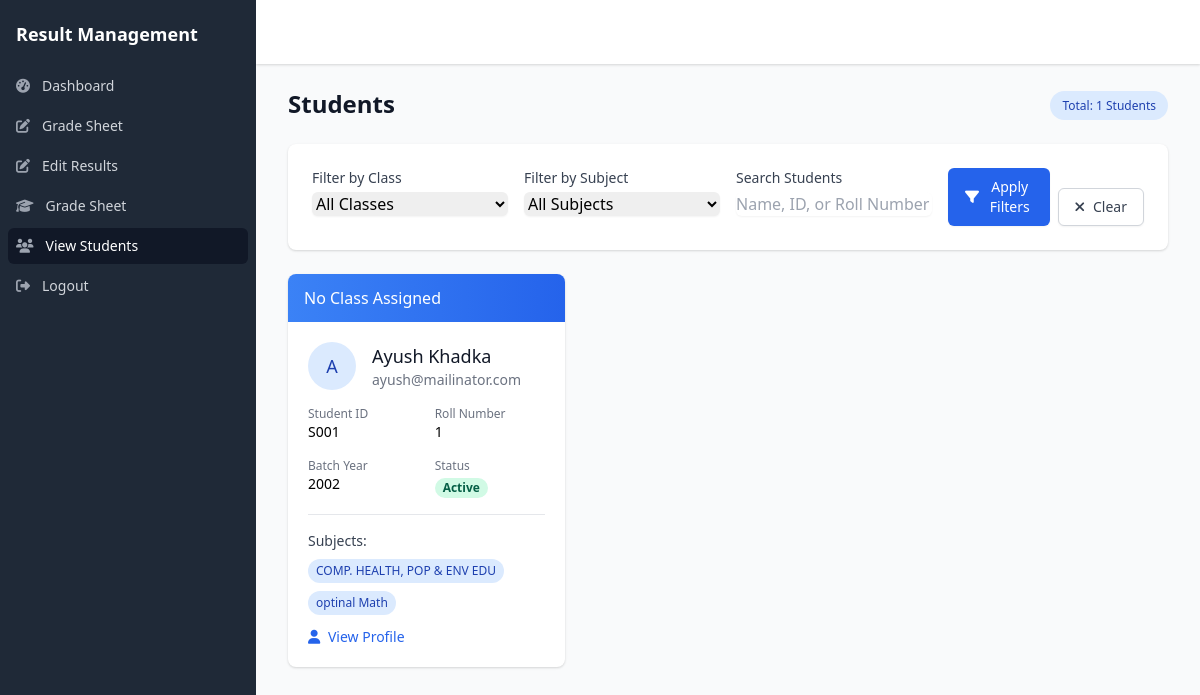
Screenshot of /Teacher/view_students.php (signed in) with the database file from the repository.
### tables this page shows
CREATE TABLE `students` (
  `student_id` varchar(20) NOT NULL,
  `user_id` int(11) NOT NULL,
  `roll_number` varchar(20) NOT NULL,
  `registration_number` varchar(30) NOT NULL,
  `class_id` int(11) DEFAULT NULL,
  `batch_year` year(4) NOT NULL,
  `date_of_birth` date DEFAULT NULL,
  `gender` enum('male','female','other') DEFAULT NULL,
  `address` text DEFAULT NULL,
  `phone` varchar(20) DEFAULT NULL,
  `parent_name` varchar(100) DEFAULT NULL,
  `parent_phone` varchar(20) DEFAULT NULL,
  `parent_email` varchar(100) DEFAULT NULL,
  `is_active` tinyint(1) NOT NULL DEFAULT 1,
  `created_at` timestamp NOT NULL DEFAULT current_timestamp(),
  `updated_at` timestamp NOT NULL DEFAULT current_timestamp() ON UPDATE current_timestamp(),
  `section_id` int(11) DEFAULT NULL
);

CREATE TABLE `users` (
  `user_id` int(11) NOT NULL,
  `username` varchar(50) NOT NULL,
  `password` varchar(255) NOT NULL,
  `full_name` varchar(100) NOT NULL,
  `email` varchar(100) NOT NULL,
  `gender` enum('male','female','other') DEFAULT NULL,
  `role` enum('admin','teacher','student') NOT NULL,
  `status` enum('active','inactive','pending','locked') DEFAULT 'active',
  `profile_image` varchar(255) DEFAULT NULL,
  `last_login` datetime DEFAULT NULL,
  `failed_login_attempts` int(11) NOT NULL DEFAULT 0,
  `last_failed_login` datetime DEFAULT NULL,
  `password_reset_token` varchar(100) DEFAULT NULL,
  `password_reset_expires` datetime DEFAULT NULL,
  `email_verified` tinyint(1) NOT NULL DEFAULT 0,
  `email_verification_token` varchar(100) DEFAULT NULL,
  `created_at` timestamp NOT NULL DEFAULT current_timestamp(),
  `updated_at` timestamp NOT NULL DEFAULT current_timestamp() ON UPDATE current_timestamp(),
  `phone` varchar(20) DEFAULT NULL,
  `address` varchar(255) DEFAULT NULL
);

CREATE TABLE `subjects` (
  `subject_id` varchar(20) NOT NULL,
  `subject_name` varchar(100) NOT NULL,
  `subject_code` varchar(20) DEFAULT NULL,
  `description` text DEFAULT NULL,
  `full_marks_theory` decimal(5,2) NOT NULL DEFAULT 100.00,
  `full_marks_practical` decimal(5,2) NOT NULL DEFAULT 0.00,
  `pass_marks_theory` decimal(5,2) NOT NULL DEFAULT 40.00,
  `pass_marks_practical` decimal(5,2) NOT NULL DEFAULT 0.00,
  `credit_hours` decimal(3,1) NOT NULL DEFAULT 1.0,
  `is_optional` tinyint(1) NOT NULL DEFAULT 0,
  `is_active` tinyint(1) NOT NULL DEFAULT 1,
  `created_at` timestamp NOT NULL DEFAULT current_timestamp(),
  `updated_at` timestamp NOT NULL DEFAULT current_timestamp() ON UPDATE current_timestamp()
);

### Teacher/view_students.php (the view, shortened to what this page needs)
<?php
include '../includes/db_connetc.php';
$teacher_id = $_SESSION['user_id'];
$teacher_record_id = '';
$stmt = $conn->prepare("SELECT teacher_id FROM teachers WHERE user_id = ?");
$stmt->bind_param("i", $teacher_id);
$stmt->execute();
$result = $stmt->get_result();
if ($row = $result->fetch_assoc()) {
   $teacher_record_id = $row['teacher_id'];
}
$class_filter = isset($_GET['class_id']) ? $_GET['class_id'] : '';
$search = isset($_GET['search']) ? $_GET['search'] : '';
$show_all = isset($_GET['show_all']) ? $_GET['show_all'] : 'no';
$subjects_query = "
   SELECT DISTINCT s.subject_id, s.subject_name
   FROM subjects s
   JOIN teachersubjects ts ON s.subject_id = ts.subject_id
   WHERE ts.teacher_id = ?
   ORDER BY s.subject_name
";
$subjects_stmt = $conn->prepare($subjects_query);
if ($subjects_stmt) {
   $subjects_stmt->bind_param("s", $teacher_record_id);
   $subjects_stmt->execute();
   $subjects_result = $subjects_stmt->get_result();
}
if ($show_all == 'yes') {
   $query = "
       SELECT u.user_id, u.full_name, u.email, u.status, u.phone,
              s.student_id, s.roll_number, s.batch_year,
              c.class_id, CONCAT(c.class_name, ' ', c.section) as class_name
       FROM users u
       JOIN students s ON u.user_id = s.user_id
       LEFT JOIN classes c ON s.class_id = c.class_id
       WHERE u.role = 'student'
   ";
   $params = [];
   $types = "";
   if (!empty($class_filter)) {
       $query .= " AND c.class_id = ?";
       $params[] = $class_filter;
       $types .= "s";
   }
} else {
   $query = "
       SELECT DISTINCT u.user_id, u.full_name, u.email, u.status, u.phone,
              s.student_id, s.roll_number, s.batch_year,
              c.class_id, CONCAT(c.class_name, ' ', c.section) as class_name
       FROM users u
       JOIN students s ON u.user_id = s.user_id
       JOIN classes c ON s.class_id = c.class_id
       JOIN teachersubjects ts ON c.class_id = ts.class_id
       WHERE u.role = 'student' AND ts.teacher_id = ?
   ";
   $params = [$teacher_record_id];
   $types = "s";
}
$query .= " ORDER BY c.class_name, s.roll_number";
$stmt = $conn->prepare($query);
if (!empty($types)) {
   $stmt->bind_param($types, ...$params);
}
$stmt->execute();
$result = $stmt->get_result();
$students = [];
while ($row = $result->fetch_assoc()) {
   $student_subjects_query = "
       SELECT DISTINCT s.subject_id, s.subject_name
       FROM subjects s
       JOIN teachersubjects ts ON s.subject_id = ts.subject_id
       WHERE ts.teacher_id = ? AND ts.class_id = ?
       ORDER BY s.subject_name
   ";
   $student_subjects_stmt = $conn->prepare($student_subjects_query);
   $student_subjects = [];
   if ($student_subjects_stmt) {
       $student_subjects_stmt->bind_param("ss", $teacher_record_id, $row['class_id']);
       $student_subjects_stmt->execute();
       $student_subjects_result = $student_subjects_stmt->get_result();
       while ($subject = $student_subjects_result->fetch_assoc()) {
           $student_subjects[] = $subject;
       }
   }
   $row['subjects'] = $student_subjects;
   $students[] = $row;
}
$total_students = count($students);
?>
<!DOCTYPE html>
<html lang="en">
<head>
   <link href="https://cdn.tailwindcss.com" rel="stylesheet">
   <link rel="stylesheet" href="https://cdnjs.cloudflare.com/ajax/libs/font-awesome/6.4.0/css/all.min.css">
</head>
<body class="bg-gray-50">
   <div class="flex h-screen overflow-hidden">
        <?php include 'includes/teacher_sidebar.php'; ?>
       <div class="flex flex-col flex-1 w-0 overflow-hidden">
           <div class="relative z-10 flex-shrink-0 flex h-16 bg-white shadow">
           </div>
           <main class="flex-1 relative overflow-y-auto focus:outline-none">
               <div class="py-6">
                   <div class="max-w-7xl mx-auto px-4 sm:px-6 md:px-8">
                       <div class="flex flex-col md:flex-row md:items-center md:justify-between mb-6">
                           <h1 class="text-2xl font-semibold text-gray-900">Students</h1>
                           <div class="mt-4 md:mt-0">
                               <span class="bg-blue-100 text-blue-800 text-xs font-medium px-3 py-1.5 rounded-full">
                                   Total: <?php echo $total_students; ?> Students
                               </span>
                           </div>
                       </div>
                       <div class="bg-white shadow rounded-lg p-6 mb-6">
                           <form action="view_students.php" method="GET" class="grid grid-cols-1 md:grid-cols-4 gap-4">
                               <div>
                                   <label for="class_id" class="block text-sm font-medium text-gray-700 mb-1">Filter by Class</label>
                                   <select id="class_id" name="class_id" class="w-full rounded-md border-gray-300 shadow-sm focus:border-blue-500 focus:ring focus:ring-blue-500 focus:ring-opacity-50">
                                       <option value="">All Classes</option>
                                   </select>
                               </div>
                               <div>
                                   <label for="subject_id" class="block text-sm font-medium text-gray-700 mb-1">Filter by Subject</label>
                                   <select id="subject_id" name="subject_id" class="w-full rounded-md border-gray-300 shadow-sm focus:border-blue-500 focus:ring focus:ring-blue-500 focus:ring-opacity-50">
                                       <option value="">All Subjects</option>
                                   </select>
                               </div>
                               <div>
                                   <label for="search" class="block text-sm font-medium text-gray-700 mb-1">Search Students</label>
                                   <input type="text" id="search" name="search" value="<?php echo htmlspecialchars($search); ?>" placeholder="Name, ID, or Roll Number" class="w-full rounded-md border-gray-300 shadow-sm focus:border-blue-500 focus:ring focus:ring-blue-500 focus:ring-opacity-50">
                               </div>
                               <div class="flex items-end">
                                   <button type="submit" class="inline-flex items-center px-4 py-2 border border-transparent text-sm font-medium rounded-md shadow-sm text-white bg-blue-600 hover:bg-blue-700 focus:outline-none focus:ring-2 focus:ring-offset-2 focus:ring-blue-500">
                                       <i class="fas fa-filter mr-2"></i> Apply Filters
                                   </button>
                                   <a href="view_students.php" class="ml-2 inline-flex items-center px-4 py-2 border border-gray-300 shadow-sm text-sm font-medium rounded-md text-gray-700 bg-white hover:bg-gray-50 focus:outline-none focus:ring-2 focus:ring-offset-2 focus:ring-blue-500">
                                       <i class="fas fa-times mr-2"></i> Clear
                                   </a>
                               </div>
                           </form>
                       </div>
                       <?php if (empty($students)): ?>
                           <div class="bg-white shadow rounded-lg p-8 text-center">
                               <div class="text-gray-500 mb-4">
                                   <i class="fas fa-user-graduate text-5xl"></i>
                               </div>
                               <h3 class="text-lg font-medium text-gray-900 mb-2">No Students Found</h3>
                               <p class="text-gray-500">There are no students matching your search criteria.</p>
                           </div>
                       <?php else: ?>
                           <div class="grid grid-cols-1 sm:grid-cols-2 lg:grid-cols-3 gap-6 mb-6">
                               <?php foreach ($students as $student): ?>
                                   <div class="bg-white shadow rounded-lg overflow-hidden transition-all duration-300 student-card">
                                       <div class="bg-gradient-to-r from-blue-500 to-blue-600 px-4 py-3 text-white">
                                           <h3 class="font-medium truncate">
                                               <?php echo !empty($student['class_name']) ? $student['class_name'] : 'No Class Assigned'; ?>
                                           </h3>
                                       </div>
                                       <div class="p-5">
                                           <div class="flex items-center mb-4">
                                               <div class="flex-shrink-0 h-12 w-12">
                                                   <span class="inline-flex items-center justify-center h-12 w-12 rounded-full bg-blue-100 text-blue-800">
                                                       <span class="text-lg font-medium"><?php echo substr($student['full_name'], 0, 1); ?></span>
                                                   </span>
                                               </div>
                                               <div class="ml-4">
                                                   <h4 class="text-lg font-medium text-gray-900"><?php echo $student['full_name']; ?></h4>
                                                   <p class="text-sm text-gray-500"><?php echo $student['email']; ?></p>
                                               </div>
                                           </div>
                                           <div class="grid grid-cols-2 gap-4 mb-4">
                                               <div>
                                                   <p class="text-xs text-gray-500">Student ID</p>
                                                   <p class="text-sm font-medium"><?php echo $student['student_id']; ?></p>
                                               </div>
                                               <div>
                                                   <p class="text-xs text-gray-500">Roll Number</p>
                                                   <p class="text-sm font-medium"><?php echo $student['roll_number']; ?></p>
                                               </div>
                                               <div>
                                                   <p class="text-xs text-gray-500">Batch Year</p>
                                                   <p class="text-sm font-medium"><?php echo $student['batch_year']; ?></p>
                                               </div>
                                               <div>
                                                   <p class="text-xs text-gray-500">Status</p>
                                                   <span class="px-2 inline-flex text-xs leading-5 font-semibold rounded-full
                                                       <?php echo $student['status'] == 'active' ? 'bg-green-100 text-green-800' : 'bg-red-100 text-red-800'; ?>">
                                                       <?php echo ucfirst($student['status']); ?>
                                                   </span>
                                               </div>
                                           </div>
                                           <div class="border-t border-gray-200 pt-4">
                                               <p class="text-sm font-medium text-gray-700 mb-2">Subjects:</p>
                                               <?php if (!empty($student['subjects'])): ?>
                                                   <div class="flex flex-wrap gap-2 mb-3">
                                                       <?php foreach ($student['subjects'] as $subject): ?>
                                                           <a href="student_results.php?student_id=<?php echo $student['student_id']; ?>&subject_id=<?php echo $subject['subject_id']; ?>"
                                                              class="px-2 py-1 bg-blue-100 text-blue-800 text-xs rounded-full hover:bg-blue-200">
                                                               <?php echo $subject['subject_name']; ?>
                                                           </a>
                                                       <?php endforeach; ?>
                                                   </div>
                                               <?php else: ?>
                                                   <p class="text-sm text-gray-500 mb-3">No subjects assigned</p>
                                               <?php endif; ?>
                                               <div class="flex justify-between">
                                                   <a href="student_profile.php?student_id=<?php echo $student['student_id']; ?>" class="text-blue-600 hover:text-blue-900 text-sm font-medium">
                                                       <i class="fas fa-user mr-1"></i> View Profile
                                                   </a>
                                               </div>
                                           </div>
                                       </div>
                                   </div>
                               <?php endforeach; ?>
                           </div>
                       <?php endif; ?>
                   </div>
               </div>
           </main>
       </div>
   </div>
</body>
</html>

### Teacher/view_students.php (style rules this page uses)
.student-card { transition: all 0.3s ease; }

### rows the page displays
students: user.full_name "A", user.full_name "Ayush Khadka", user.email "ayush@mailinator.com", student_id "S001", roll_number "1", batch_year "2002", user.status "Active"
subjects: subject_name "COMP. HEALTH, POP & ENV EDU"
subjects: subject_name "optinal Math"

### other values shown
$total_students "1"
